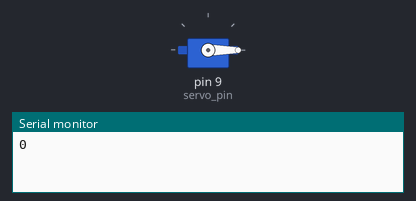
The sketch below on a simulated Arduino Uno, built with avr-gcc and run on an emulated ATmega328P. On the bench: servo, the last lines printed to the serial monitor.

Above: at 0.05 s.
At 1.65 s:
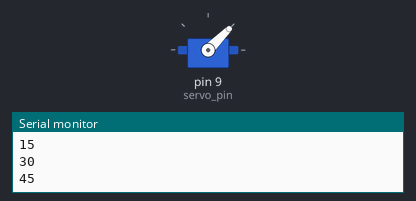
At 3.25 s:
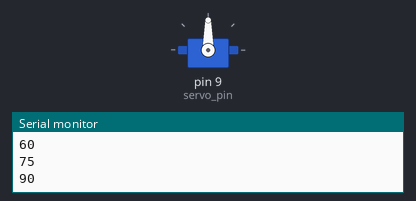
At 6.5 s:
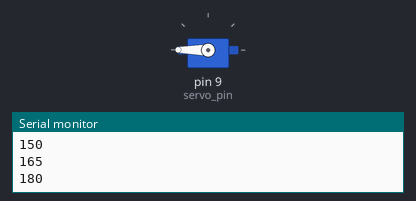
Timing chart, 0 to 8.5 s (numbered marks = the images above):
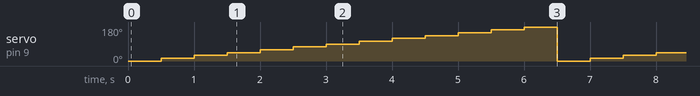

Measured:
- by itself, servo on pin 9 (servo_pin): repeats every 6.5 s: 30° 0.50 s, 45° 0.50 s, 60° 0.50 s, 75° 0.50 s, 90° 0.50 s, 105° 0.50 s, 120° 0.50 s, 135° 0.50 s, 150° 0.50 s, 165° 0.50 s, 180° 0.50 s, 0° 0.50 s, 15° 0.50 s

The sketch:

sweep.ino
```cpp
#include <Servo.h>

int servo_pin = 9;
int step_angle = 15;
int step_delay = 500;

Servo pointer;

int angle = 0;

void setup() {

  Serial.begin(9600);
  pointer.attach(servo_pin);
}

void loop() {
  for (angle = 0; angle <= 180; angle += step_angle) {
    pointer.write(angle);
    Serial.println(angle);
    delay(step_delay);
  }
//  for (angle = 180; angle >= 0; angle -= step_angle) {
//    pointer.write(angle);
//    delay(step_delay);
//  }
}
```
